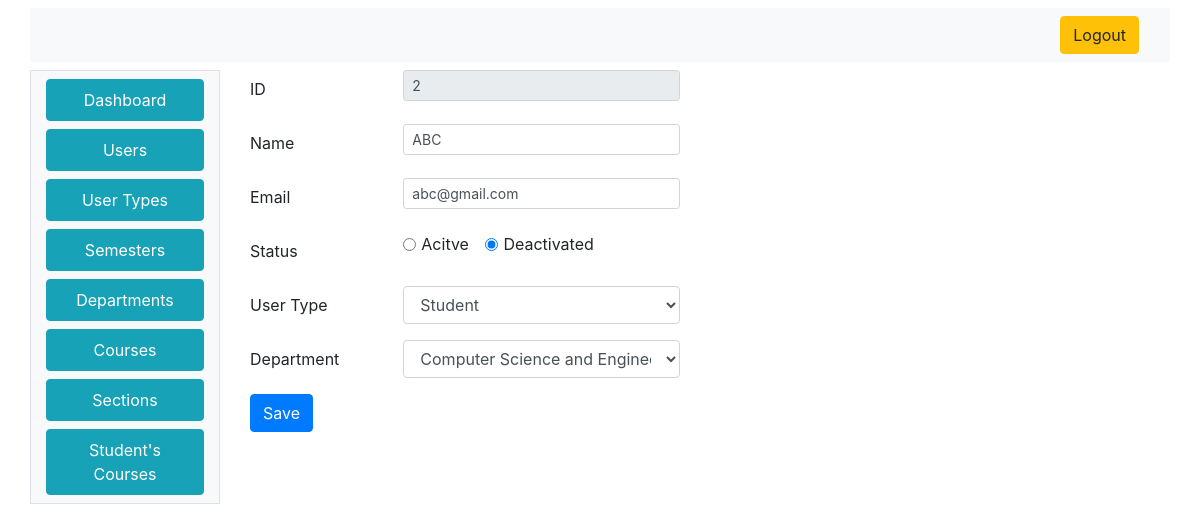
Before: /admin/edit_user.php?UserID=2 with the older database file.
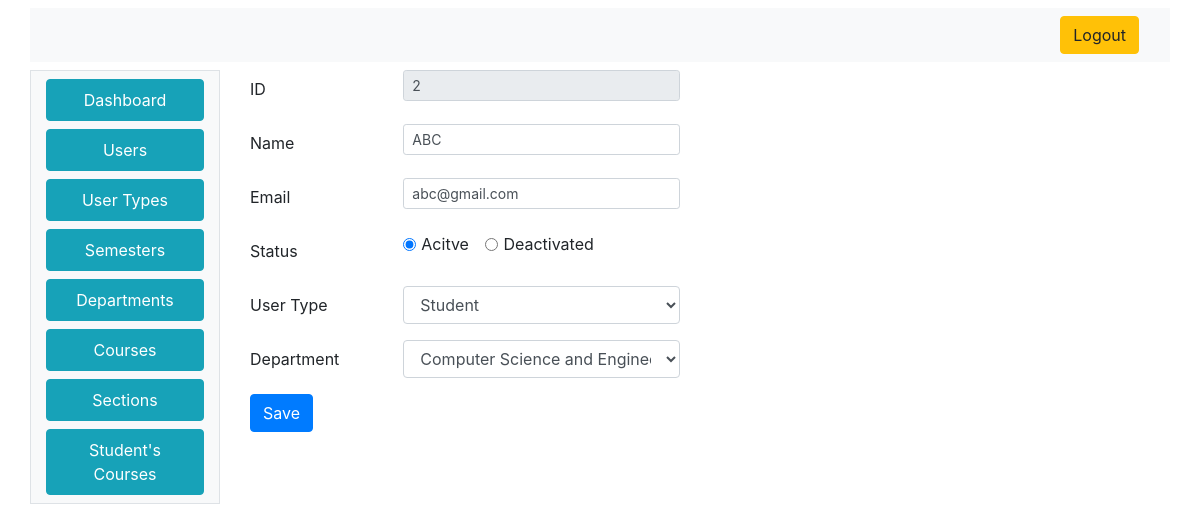
After: the same page with the newer database file.
### tables this page shows
CREATE TABLE `users` (
  `UserID` int(11) NOT NULL,
  `UserName` varchar(100) NOT NULL,
  `UserEmail` varchar(50) NOT NULL,
  `Password` varchar(25) NOT NULL,
  `Status` tinyint(1) NOT NULL,
  `UserTypeID` int(11) NOT NULL,
  `DepartmentID` int(11) DEFAULT NULL
);

### index_model.php (called while the page is built, shortened)
<?php
class IndexModel
{
	public $con;
	public function IndexModel()
	{
		$this->host = "localhost:3306";
		$this->user = "root";
		$this->pass = "";
		$this->dbname = "ams";
		$this->con =  new mysqli($this->host, $this->user, $this->pass, $this->dbname);
	}
	public function getAllUserTypesInfo()
	{
		$q = "SELECT * FROM usertype";
		$r = mysqli_query($this->con, $q);
		if ($r == false) {
			return 0;
		} else {
			return $r;
		}
	}
	public function getAllDepartmentsInfo()
	{
		$q = "SELECT * FROM department";
		$r = mysqli_query($this->con, $q);
		if ($r == false) {
			return 0;
		} else {
			return $r;
		}
	}
	public function getUserInfoByID($UserID)
	{
		$q = "SELECT *,UserTypeTitle,DepartmentName FROM users LEFT OUTER JOIN department on users.DepartmentID = department.DepartmentID LEFT OUTER JOIN usertype on users.UserTypeID= usertype.UserTypeID where users.UserID=" . $UserID;
		$r = mysqli_query($this->con, $q);
		if ($r == false) {
			return 0;
		} else {
			return $r;
		}
	}
}

### admin/edit_user.php (the view, shortened to what the changed rows need)
<html>
<head>
  <link rel="stylesheet" href="css.css">
  <link rel="stylesheet" href="https://stackpath.bootstrapcdn.com/bootstrap/4.4.1/css/bootstrap.min.css">
</head>
<body>
  <div class="container mt-2">
    <div class="row">
      <div class="col-10 bg-transparent">
        <div class="container-fluid">
          <?php
          require_once('../index_model.php');
          $indObj = new IndexModel();
          $rs = $indObj->getUserInfoByID($_GET['UserID']);
          while ($r = mysqli_fetch_assoc($rs)) {
          ?>
            <form method="POST" action="update_user.php" name="datavalid" onsubmit="return validateForm()">
              <div class="form-group row">
                <label for="UserID" class="col-sm-2 col-form-label">ID</label>
                <div class="col-4">
                  <input type="text" class="form-control form-control-sm" name="UserID" value='<?php echo $r['UserID'] ?>' readonly required>
                </div>
              </div>
              <div class="form-group row">
                <label for="UserName" class="col-sm-2 col-form-label">Name</label>
                <div class="col-4">
                  <input type="text" class="form-control form-control-sm" name="UserName" value='<?php echo $r['UserName'] ?>' required>
                </div>
              </div>
              <div class="form-group row">
                <label for="UserEmail" class="col-sm-2 col-form-label">Email</label>
                <div class="col-4">
                  <input type="email" class="form-control form-control-sm" name="UserEmail" value='<?php echo $r['UserEmail'] ?>' required>
                </div>
              </div>
              <div class="form-group row">
                <label for="Status" class="col-sm-2 col-form-label">Status</label>
                <div class="col-4">
                  <?php
                  if ($r['Status'] == 1) {
                  ?>
                    <div class="form-check form-check-inline">
                      <input class="form-check-input" type="radio" name="Status" id="Active" value="1" checked>
                      <label class="form-check-label" for="Active">Acitve</label>
                    </div>
                    <div class="form-check form-check-inline">
                      <input class="form-check-input" type="radio" name="Status" id="Deactivated" value="0">
                      <label class="form-check-label" for="Deactivated">Deactivated</label>
                    </div>
                  <?php
                  } else {
                  ?>
                    <div class="form-check form-check-inline">
                      <input class="form-check-input" type="radio" name="Status" id="Active" value="1">
                      <label class="form-check-label" for="Active">Acitve</label>
                    </div>
                    <div class="form-check form-check-inline">
                      <input class="form-check-input" type="radio" name="Status" id="Deactivated" value="0" checked>
                      <label class="form-check-label" for="Deactivated">Deactivated</label>
                    </div>
                  <?php
                  }
                  ?>
                </div>
              </div>
              <div class="form-group row">
                <label for="UserTypeID" class="col-sm-2 col-form-label">User Type</label>
                <div class="col-4">
                  <select class="form-control" id="UserTypeID" name="UserTypeID">
                    <?php
                    require_once('../index_model.php');
                    $indObj = new IndexModel();
                    $rs = $indObj->getAllUserTypesInfo();
                    while ($d = mysqli_fetch_assoc($rs)) {
                      if ($r["UserTypeID"] == $d["UserTypeID"]) {
                        echo $str = "<option value=" . $d["UserTypeID"] . " selected>" . $d["UserTypeTitle"] . "</option>";
                      } else {
                        echo $str = "<option value=" . $d["UserTypeID"] . ">" . $d["UserTypeTitle"] . "</option>";
                      }
                    }
                    ?>
                  </select>
                </div>
              </div>
              <div class="form-group row">
                <label for="DepartmentID" class="col-sm-2 col-form-label">Department</label>
                <div class="col-4">
                  <select class="form-control" id="DepartmentID" name="DepartmentID">
                  <?php
                  require_once('../index_model.php');
                  $indObj = new IndexModel();
                  $rs = $indObj->getAllDepartmentsInfo();
                  while ($d = mysqli_fetch_assoc($rs)) {
                    if ($r["DepartmentID"] == $d["DepartmentID"]) {
                      echo $str = "<option value=" . $d["DepartmentID"] . " selected>" . $d["DepartmentName"] . "</option>";
                    } else {
                      echo $str = "<option value=" . $d["DepartmentID"] . ">" . $d["DepartmentName"] . "</option>";
                    }
                  }
                }
                  ?>
                  </select>
                </div>
              </div>
            </form>
        </div>
      </div>
    </div>
  </div>
</body>
</html>

Changed rows visible on the page:
changed users "ABC": Status "☐ Acitve" → "☑ Acitve"; Status "☑ Deactivated" → "☐ Deactivated"
